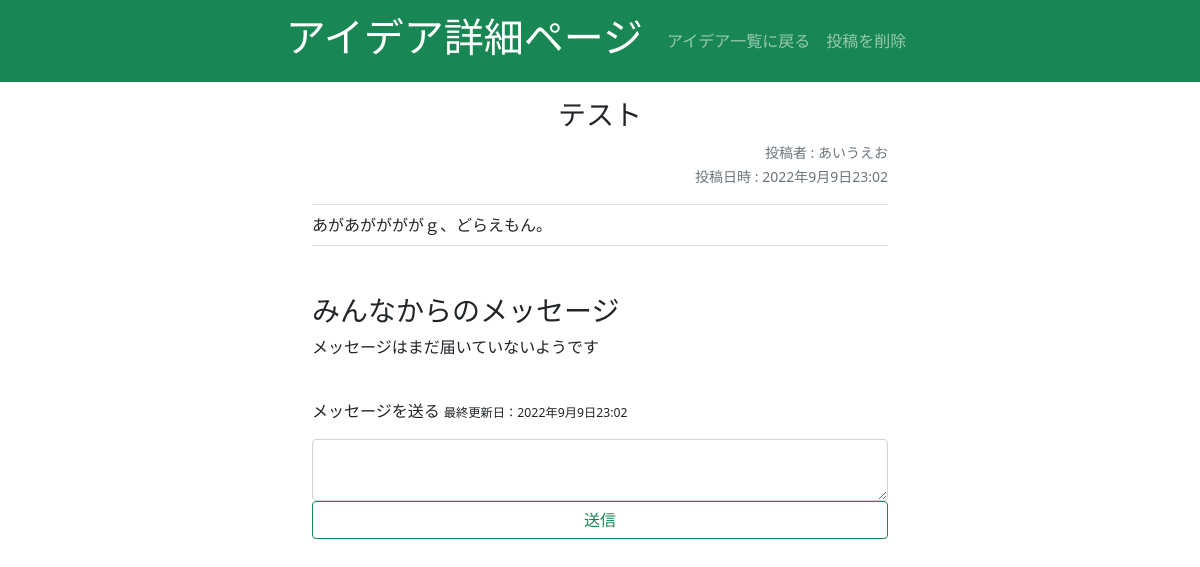
/idea_detail/4/ (signed in), run on the app's committed database.
### dottalk/models.py (models this page shows, shortened)
class Idea(models.Model):
    title = models.CharField(max_length=128)
    text = models.TextField(max_length=400)
    posted_at = models.DateTimeField(auto_now_add=True)
    last_modify = models.DateTimeField(auto_now=True)
    posted_by = models.CharField(max_length=100)
    posted_by_id = models.IntegerField()

### dottalk/views.py (the view, shortened to what this page needs)
# urls.py: path("idea_detail/<int:id>/",views.idea_detail,name="idea_detail"),
@login_required
def idea_detail(request,id):
    template_name = "HTML/idea_detail.html"
    try:
        Idea = models.Idea.objects.get(id=id)
        loginuser = models.Account.objects.get(user=request.user)
        loginuserID = loginuser.id
    except models.Idea.DoesNotExist:
        raise Http404
    context = {"Idea":Idea,
               "loginuserID":loginuserID}
    return render(request,template_name,context)

### dottalk/templates/HTML/idea_detail.html (shortened to what this page needs)
<!DOCTYPE html>
{% load static %}
<html lang="ja">
<head>
  <link rel="stylesheet" href="{% static 'css/bootstrap.min.css' %}">
</head>
<body>
<nav class="navbar navbar-expand navbar-dark bg-success sticky-top">
  <div class="collapse navbar-collapse justify-content-center" id="navmenu1">
    <a href="#" class="navbar-brand"><h1>アイデア詳細ページ</h1></a>
    <div class="navbar-nav">
        <a class="nav-item nav-link" href="{% url 'idea_list' %}">アイデア一覧に戻る</a>
        <a class="nav-item nav-link" data-bs-toggle="modal" data-bs-target="#exampleModal">投稿を削除</a>
    </div>
  </div>
</nav>
<div class="container mt-3 mb-5 w-50">
    <div class="text-center">
        <h3>{{ Idea.title }}</h3>
    </div>
    <div class="text-end">
        <small class="text-muted" >投稿者 : {{ Idea.posted_by }}</small></br>
        <small class="text-muted" >投稿日時 : {{ Idea.posted_at }}</small>
    </div>
    <div class="border-top border-bottom text-wrap text-break mt-3 pt-2 pb-2">
        {{ Idea.text| linebreaksbr }}
    </div>
</div>
<div class="container mb-5 w-50">
    <h3>みんなからのメッセージ</h3>
    <ul class="list-group">
        {% for idea_comment in Idea.idea_comments.all %}
        <li class="list-group-item">
            <small><small>{{ idea_comment.posted_by }} - {{ idea_comment.posted_at|date:"y/n/j"}}</small></small></br>
            <div>{{ idea_comment.text| linebreaksbr }}</div>
        </li>
        {% empty %}
        <p>メッセージはまだ届いていないようです</p>
        {% endfor %}
    </ul>
    <div class="row">
        <div class="justify-content-around">
            <form action="" method="POST">
                <br>
                <p><label for="com">メッセージを送る</label>
                    <small><small>最終更新日：{{ Idea.last_modify }}</small></small></p>
                <textarea name="text" class="form-control" id="com"></textarea>
                <div class="d-grid gap-2 mb-5">
                    <button class="btn btn-outline-success" type="submit" id="button-addon">送信</button>
                </div>
            </form>
        </div>
    </div>
</div>
</body>
</html>

### data on the page
Idea: title "テスト", posted_by "あいうえお", posted_at "2022年9月9日23:02", text "あがあががががｇ、どらえもん。", last_modify "2022年9月9日23:02"
